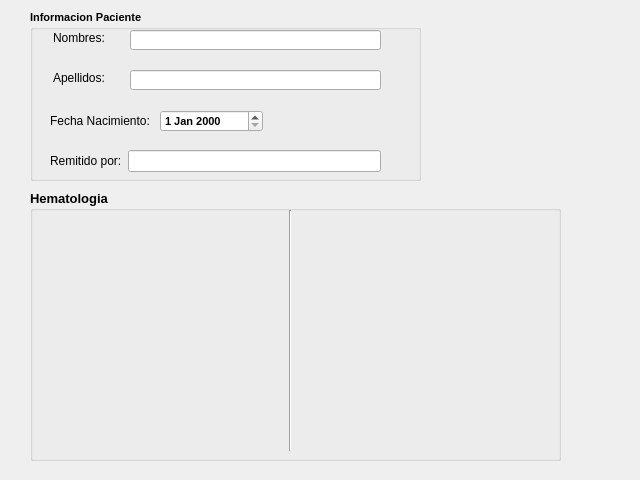
<?xml version="1.0" encoding="UTF-8"?>
<ui version="4.0">
 <class>plantillaIngreso</class>
 <widget class="QWidget" name="plantillaIngreso">
  <property name="geometry">
   <rect>
    <x>0</x>
    <y>0</y>
    <width>640</width>
    <height>480</height>
   </rect>
  </property>
  <property name="windowTitle">
   <string>Form</string>
  </property>
  <widget class="QGroupBox" name="groupBox_2">
   <property name="geometry">
    <rect>
     <x>30</x>
     <y>10</y>
     <width>391</width>
     <height>171</height>
    </rect>
   </property>
   <property name="font">
    <font>
     <pointsize>8</pointsize>
     <weight>75</weight>
     <bold>true</bold>
    </font>
   </property>
   <property name="title">
    <string>Informacion Paciente</string>
   </property>
   <widget class="QLabel" name="label_2">
    <property name="geometry">
     <rect>
      <x>23</x>
      <y>60</y>
      <width>59</width>
      <height>16</height>
     </rect>
    </property>
    <property name="font">
     <font>
      <pointsize>9</pointsize>
      <weight>50</weight>
      <bold>false</bold>
     </font>
    </property>
    <property name="text">
     <string>Apellidos:</string>
    </property>
   </widget>
   <widget class="QLineEdit" name="line_apellidos">
    <property name="geometry">
     <rect>
      <x>100</x>
      <y>60</y>
      <width>251</width>
      <height>20</height>
     </rect>
    </property>
   </widget>
   <widget class="QLabel" name="label">
    <property name="geometry">
     <rect>
      <x>23</x>
      <y>20</y>
      <width>57</width>
      <height>16</height>
     </rect>
    </property>
    <property name="font">
     <font>
      <pointsize>9</pointsize>
      <weight>50</weight>
      <bold>false</bold>
     </font>
    </property>
    <property name="text">
     <string>Nombres:</string>
    </property>
   </widget>
   <widget class="QLineEdit" name="line_nombres">
    <property name="geometry">
     <rect>
      <x>100</x>
      <y>20</y>
      <width>251</width>
      <height>20</height>
     </rect>
    </property>
   </widget>
   <widget class="QWidget" name="layoutWidget">
    <property name="geometry">
     <rect>
      <x>20</x>
      <y>100</y>
      <width>213</width>
      <height>22</height>
     </rect>
    </property>
    <layout class="QHBoxLayout" name="horizontalLayout">
     <item>
      <widget class="QLabel" name="label_5">
       <property name="font">
        <font>
         <pointsize>9</pointsize>
         <weight>50</weight>
         <bold>false</bold>
        </font>
       </property>
       <property name="text">
        <string>Fecha Nacimiento:</string>
       </property>
      </widget>
     </item>
     <item>
      <widget class="QDateEdit" name="dateEdit"/>
     </item>
    </layout>
   </widget>
   <widget class="QWidget" name="layoutWidget_2">
    <property name="geometry">
     <rect>
      <x>20</x>
      <y>140</y>
      <width>331</width>
      <height>22</height>
     </rect>
    </property>
    <layout class="QHBoxLayout" name="horizontalLayout_2">
     <item>
      <widget class="QLabel" name="label_6">
       <property name="font">
        <font>
         <pointsize>9</pointsize>
         <weight>50</weight>
         <bold>false</bold>
        </font>
       </property>
       <property name="text">
        <string>Remitido por:</string>
       </property>
      </widget>
     </item>
     <item>
      <widget class="QLineEdit" name="line_doctor"/>
     </item>
    </layout>
   </widget>
   <zorder>layoutWidget_2</zorder>
   <zorder>layoutWidget</zorder>
   <zorder>label_2</zorder>
   <zorder>line_apellidos</zorder>
   <zorder>label</zorder>
   <zorder>line_nombres</zorder>
  </widget>
  <widget class="QGroupBox" name="groupBox">
   <property name="geometry">
    <rect>
     <x>30</x>
     <y>190</y>
     <width>531</width>
     <height>271</height>
    </rect>
   </property>
   <property name="font">
    <font>
     <pointsize>10</pointsize>
     <weight>75</weight>
     <bold>true</bold>
    </font>
   </property>
   <property name="title">
    <string>Hematologia</string>
   </property>
   <widget class="Line" name="line">
    <property name="geometry">
     <rect>
      <x>250</x>
      <y>20</y>
      <width>20</width>
      <height>241</height>
     </rect>
    </property>
    <property name="orientation">
     <enum>Qt::Vertical</enum>
    </property>
   </widget>
  </widget>
 </widget>
 <resources/>
 <connections/>
</ui>
